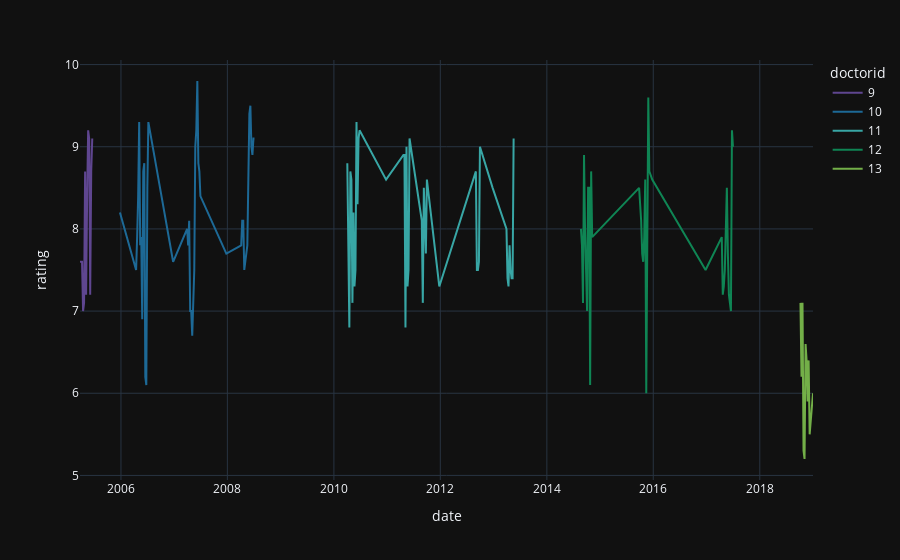

Write notebook code for a chart like this one.
### Markdown cell above
### Line Charts and Area Charts

### Code cell
px.line(df, x='date', y='rating', color='doctorid')

### Figure 1 — Plotly figure (JSON) as saved in the notebook; plotly's stock layout.template omitted (floating-point values rounded to 4 significant figures)
{"data": [{"hovertemplate": "doctorid=9<br>date=%{x}<br>rating=%{y}<extra></extra>", "legendgroup": "9", "line": {"color": "rgb(95, 70, 144)", "dash": "solid"}, "marker": {"symbol": "circle"}, "mode": "lines", "name": "9", "orientation": "v", "showlegend": true, "type": "scatter", "x": ["2005-03-26", "2005-04-02", "2005-04-09", "2005-04-16", "2005-04-23", "2005-04-30", "2005-05-07", "2005-05-14", "2005-05-21", "2005-05-28", "2005-06-04", "2005-06-11", "2005-06-18"], "xaxis": "x", "y": [7.6, 7.6, 7.6, 7, 7.1, 8.7, 7.2, 8.4, 9.2, 9.1, 7.2, 8.7, 9.1], "yaxis": "y"}, {"hovertemplate": "doctorid=10<br>date=%{x}<br>rating=%{y}<extra></extra>", "legendgroup": "10", "line": {"color": "rgb(29, 105, 150)", "dash": "solid"}, "marker": {"symbol": "circle"}, "mode": "lines", "name": "10", "orientation": "v", "showlegend": true, "type": "scatter", "x": ["2005-12-25", "2006-04-15", "2006-04-22", "2006-04-29", "2006-05-06", "2006-05-13", "2006-05-20", "2006-05-27", "2006-06-03", "2006-06-10", "2006-06-17", "2006-06-24", "2006-07-01", "2006-07-08", "2006-12-25", "2007-03-31", "2007-04-07", "2007-04-14", "2007-04-21", "2007-04-28", "2007-05-05", "2007-05-19", "2007-05-26", "2007-06-02", "2007-06-09", "2007-06-16", "2007-06-23", "2007-06-30", "2007-12-25", "2008-04-05", "2008-04-12", "2008-04-19", "2008-04-26", "2008-05-03", "2008-05-10", "2008-05-17", "2008-05-31", "2008-06-07", "2008-06-14", "2008-06-21", "2008-06-28", "2008-07-05"], "xaxis": "x", "y": [8.2, 7.5, 7.9, 8.4, 9.3, 7.8, 7.9, 6.9, 8.7, 8.8, 6.2, 6.1, 8.5, 9.3, 7.6, 8, 7.8, 8.1, 7, 7, 6.7, 7.5, 9, 9.2, 9.8, 8.8, 8.7, 8.4, 7.7, 7.8, 8.1, 8.1, 7.5, 7.6, 7.7, 7.8, 9.4, 9.5, 9, 8.9, 9.1, 9.1], "yaxis": "y"}, {"hovertemplate": "doctorid=11<br>date=%{x}<br>rating=%{y}<extra></extra>", "legendgroup": "11", "line": {"color": "rgb(56, 166, 165)", "dash": "solid"}, "marker": {"symbol": "circle"}, "mode": "lines", "name": "11", "orientation": "v", "showlegend": true, "type": "scatter", "x": ["2010-04-03", "2010-04-10", "2010-04-17", "2010-04-24", "2010-05-01", "2010-05-08", "2010-05-15", "2010-05-22", "2010-05-29", "2010-06-05", "2010-06-12", "2010-06-19", "2010-06-26", "2010-12-25", "2011-04-23", "2011-04-30", "2011-05-07", "2011-05-14", "2011-05-21", "2011-05-28", "2011-06-04", "2011-08-27", "2011-09-03", "2011-09-10", "2011-09-17", "2011-09-24", "2011-10-01", "2011-12-25", "2012-09-01", "2012-09-08", "2012-09-15", "2012-09-22", "2012-09-29", "2012-12-25", "2013-03-30", "2013-04-06", "2013-04-13", "2013-04-20", "2013-04-27", "2013-05-04", "2013-05-11", "2013-05-18"], "xaxis": "x", "y": [8.8, 7.6, 6.8, 8.7, 8.6, 7.1, 8.2, 7.3, 7.5, 9.3, 8.3, 9.1, 9.2, 8.6, 8.9, 8.9, 6.8, 9, 7.3, 7.5, 9.1, 8.1, 7.1, 8.5, 8.1, 7.7, 8.6, 7.3, 8.7, 7.5, 7.5, 7.6, 9, 8.5, 8, 7.4, 7.3, 7.8, 7.5, 7.4, 7.4, 9.1], "yaxis": "y"}, {"hovertemplate": "doctorid=12<br>date=%{x}<br>rating=%{y}<extra></extra>", "legendgroup": "12", "line": {"color": "rgb(15, 133, 84)", "dash": "solid"}, "marker": {"symbol": "circle"}, "mode": "lines", "name": "12", "orientation": "v", "showlegend": true, "type": "scatter", "x": ["2014-08-23", "2014-08-30", "2014-09-06", "2014-09-13", "2014-09-20", "2014-09-27", "2014-10-04", "2014-10-11", "2014-10-18", "2014-10-25", "2014-11-01", "2014-11-08", "2015-09-19", "2015-09-26", "2015-10-03", "2015-10-10", "2015-10-17", "2015-10-24", "2015-10-31", "2015-11-07", "2015-11-14", "2015-11-21", "2015-11-28", "2015-12-05", "2015-12-25", "2016-12-25", "2017-04-15", "2017-04-22", "2017-04-29", "2017-05-06", "2017-05-13", "2017-05-20", "2017-05-27", "2017-06-03", "2017-06-10", "2017-06-17", "2017-06-24", "2017-07-01"], "xaxis": "x", "y": [8, 7.8, 7.1, 8.9, 8, 7.4, 7, 8.5, 8.5, 6.1, 8.7, 7.9, 8.5, 8.5, 8.3, 8.1, 7.7, 7.6, 7.9, 8.6, 6, 8.6, 9.6, 8.7, 8.6, 7.5, 7.9, 7.2, 7.3, 7.5, 8.1, 8.5, 7.7, 7.2, 7.1, 7, 9.2, 9], "yaxis": "y"}, {"hovertemplate": "doctorid=13<br>date=%{x}<br>rating=%{y}<extra></extra>", "legendgroup": "13", "line": {"color": "rgb(115, 175, 72)", "dash": "solid"}, "marker": {"symbol": "circle"}, "mode": "lines", "name": "13", "orientation": "v", "showlegend": true, "type": "scatter", "x": ["2018-10-07", "2018-10-14", "2018-10-21", "2018-10-28", "2018-11-04", "2018-11-11", "2018-11-18", "2018-11-25", "2018-12-02", "2018-12-09", "2019-01-01"], "xaxis": "x", "y": [7.1, 6.2, 7.1, 5.3, 5.2, 6.6, 6.4, 5.9, 6.4, 5.5, 6], "yaxis": "y"}], "layout": {"legend": {"title": {"text": "doctorid"}, "tracegroupgap": 0}, "margin": {"t": 60}, "xaxis": {"anchor": "y", "domain": [0, 1], "title": {"text": "date"}}, "yaxis": {"anchor": "x", "domain": [0, 1], "title": {"text": "rating"}}}}
